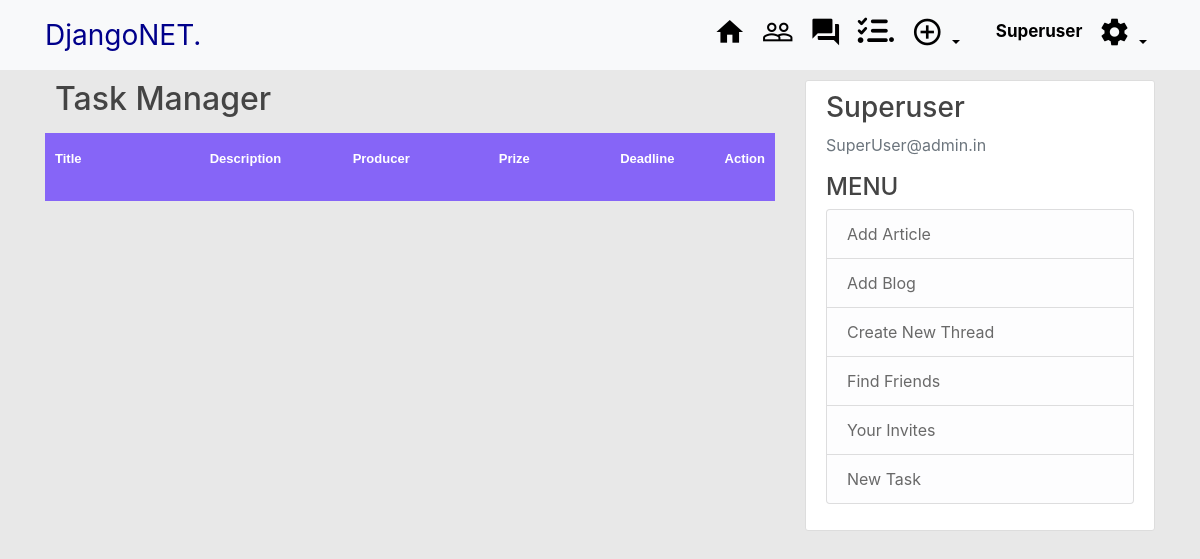
Before: /taskmanager/ (signed in) with the older database file.
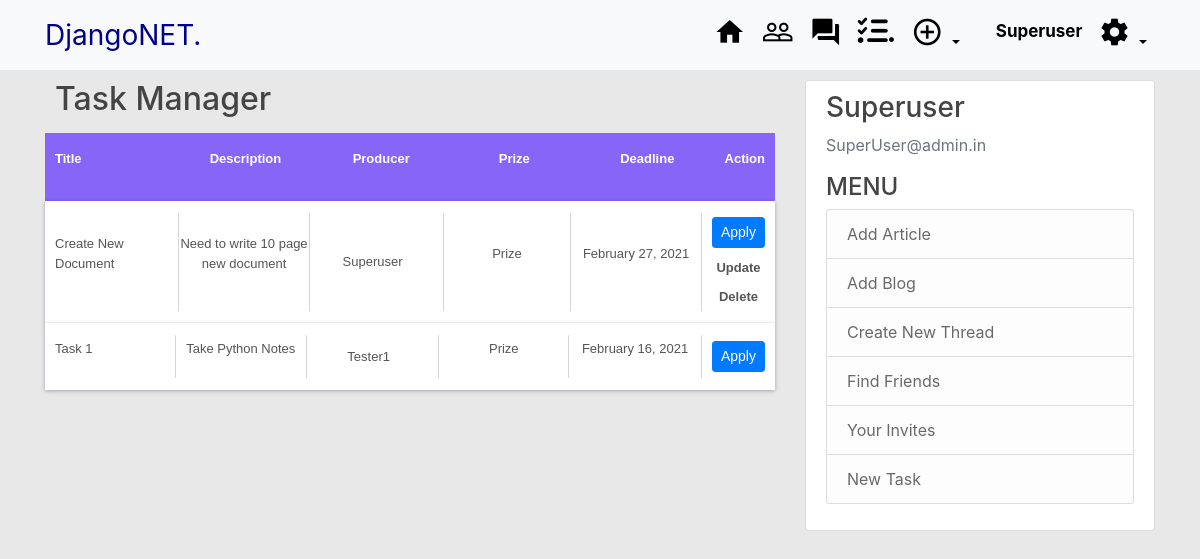
After: the same page with the newer database file.
### TaskManager/models.py (models this page shows, shortened)
class Task(models.Model):
	profile  = models.ForeignKey(Profile,on_delete = models.CASCADE)
	title = models.CharField(max_length = 200)
	description = models.CharField(max_length = 300)
	applicants = models.ManyToManyField(Profile, blank = True, related_name = 'Applicants')
	deadline  = models.DateField()
	date_posted = models.DateTimeField(default = timezone.now)

### users/models.py (models this page shows, shortened)
class Profile(models.Model):
	user = models.OneToOneField(User, on_delete=models.CASCADE)
	Fname = models.CharField(max_length=100, blank=True)
	Lname = models.CharField(max_length=100, blank=True)
	image=models.ImageField(default='default.jpg',upload_to='Profile_pics')
	bio = models.CharField(max_length = 200, default='No Bio')
	Friends = models.ManyToManyField(User, blank =True, related_name = "friends")
	objects = ProfileManager()

### TaskManager/views.py (the view)
# urls.py: path('', TaskListView.as_view(),name='task-home'),
class TaskListView(LoginRequiredMixin,ListView):
	model  = Task
	ordering = ['-date_posted']
	context_object_name = 'posts'

### TaskManager/templates/TaskManager/task_list.html
{% extends "blog/base.html" %}
{% block content %}
  <div class = HeadContainer>
    <h2>Task Manager </h2>
  </div>
<div class="table-box">
        <div class="table-row table-head">
            <div class="table-cell first-cell">
                <p>Title</p>
            </div>
            <div class="table-cell">
                <p>Description</p>
            </div>
            <div class="table-cell ">
                <p>Producer</p>
            </div>
            <div class="table-cell">
                <p>Prize</p>
            </div>
            <div class="table-cell">
                <p>Deadline</p>
            </div>
            <div class="table-cell last-cell">
                <p>Action</p>
            </div>
        </div>
      {% for post in posts %}
        <div class="table-row">
            <div class="table-cell first-cell">
                <p> {{ post.title }}</p>
            </div>
            <div class="table-cell">
                <p>{{ post.description|safe}}</p>
            </div>
            <div class="table-cell">
                <a class="mr-2" href="{% url 'detail_profile' post.profile.id %}">{{ post.profile.user}}</a>
            </div>
            <div class="table-cell">
                <p>Prize</p>
            </div>
            <div class="table-cell">
                <p>{{ post.deadline|date:"F d, Y" }}</p>
            </div>
            <div class="table-cell last-cell">
                <a href="#" class="btn btn-primary btn-sm">Apply</a>
                {% if request.user == post.profile.user %}
                    <div style = "padding-top: 10px;">
                        <a href="{% url 'task-update' post.id %}"> <b>Update </b> </a>
                    </div>
                      <div style = "padding-top: 10px;">
                        <a href="{% url 'task-delete' post.id %}" > <b> Delete </b> </a>
                      </div>
                {% endif %}
            </div>
        </div>
      {% endfor %}
</div>
{% endblock %}

Changed rows visible on the page:
added Task: title "Create New Document", description "Need to write 10 page new document", profile.user "Superuser", deadline "February 27, 2021", shows "Update"
added Task: title "Task 1", description "Take Python Notes", profile.user "Tester1", deadline "February 16, 2021"
